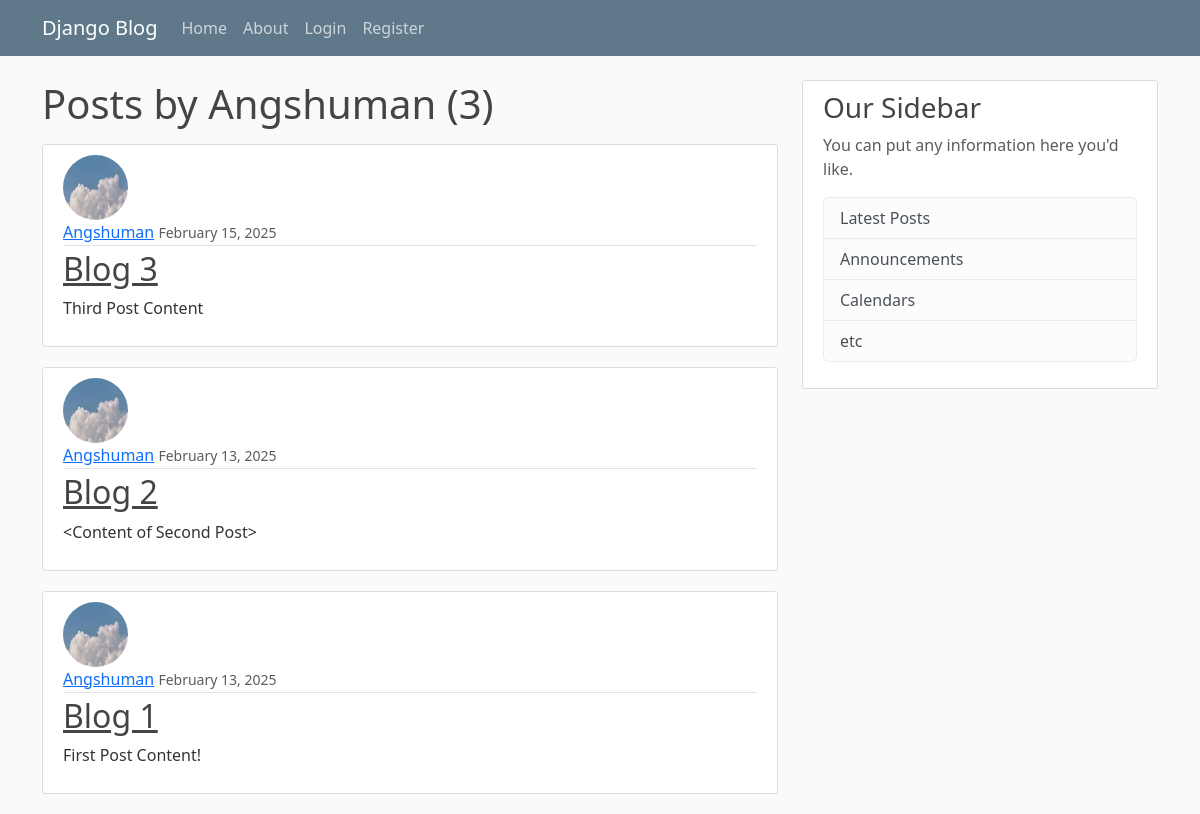
Page /user/Angshuman on the earlier database version.
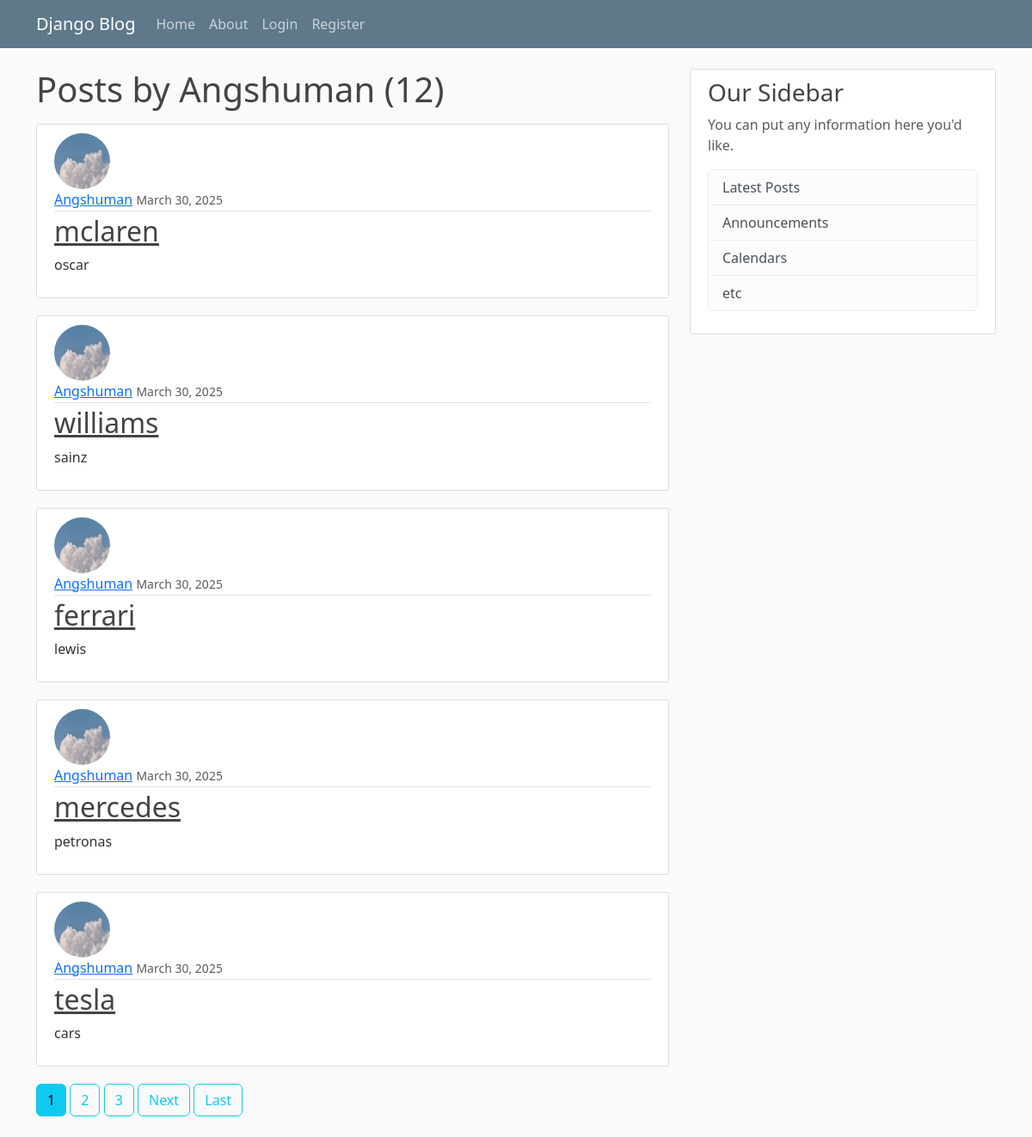
Same page on the later database version.
### blog/models.py (models this page shows, shortened)
class Post(models.Model):
    title = models.CharField(max_length=100)
    content = models.TextField()        #unrestricted text
    date_posted = models.DateTimeField(default=timezone.now)
    author = models.ForeignKey(User, on_delete=models.CASCADE) #if user is deleted, delete all posts
    updated_at = models.DateTimeField(auto_now=True)

### users/models.py (models this page shows, shortened)
class Profile(models.Model):
    user = models.OneToOneField(User, on_delete=models.CASCADE)
    image = models.ImageField(default='default.jpg', upload_to='profile_image')
    bio = models.TextField(max_length=500, blank=True)
    location = models.CharField(max_length=30, blank=True)
    birth_date = models.DateField(null=True, blank=True)

### blog/views.py (the view)
# urls.py: path('user/<str:username>', UserPostListView.as_view(), name ='user-posts'),
class UserPostListView(ListView):
    model = Post
    template_name = 'blog/user_posts.html' #<app>/<model>_<viewtype>.html
    context_object_name = 'posts'
    paginate_by = 5
    def get_queryset(self):
        user = get_object_or_404(User, username=self.kwargs.get('username'))
        return Post.objects.filter(author=user).order_by('-date_posted') # filter posts by author and order by date_posted in descending order

### blog/templates/blog/user_posts.html (shortened to what this page needs)
{% extends "blog/base.html" %}
{% block content %}
    <h1 class="mb-3">Posts by {{ view.kwargs.username }} ({{ page_obj.paginator.count }}) </h1>
    {% for post in posts %}
        <article class="media content-section">
            <img class="rounded-circle article-img" src="{{ post.author.profile.image.url }}">
            <div class="media-body">
            <div class="article-metadata">
                <a class="mr-2" href="{% url 'user-posts' post.author.username %}">{{ post.author }}</a>
                <small class="text-muted">{{ post.date_posted|date:"F d, Y" }}</small>
            </div>
            <h2><a class="article-title" href="{% url 'post-detail' post.id %}">{{ post.title }}</a></h2>
            <p class="article-content">{{ post.content }}</p>
            </div>
        </article>
    {% endfor %}
    {% if is_paginated %}
        {% for num in page_obj.paginator.page_range %}
            {% if page_obj.number == num %}
                <a class="btn btn-info mb-4" href="?page={{ num }}">{{ num }}</a>
            {% elif num > page_obj.number|add:'-3' and num < page_obj.number|add:'3' %}
                <a class="btn btn-outline-info mb-4" href="?page={{ num }}">{{ num }}</a>
            {% endif %}
        {% endfor %}
        {% if page_obj.has_next %}
            <a class="btn btn-outline-info mb-4"="?page={{ page_obj.next_page_number }}">Next</a>
            <a class="btn btn-outline-info mb-4" href="?page={{ page_obj.paginator.num_pages }}">Last</a>
        {% endif %}
    {% endif %}
{% endblock content %}

Differences in the rows shown:
no longer on this page (row unchanged): Post: author.profile.image (picture), author "Angshuman", date_posted "February 15, 2025", title "Blog 3", content "Third Post Content"
no longer on this page (row unchanged): Post: author.profile.image (picture), author "Angshuman", date_posted "February 13, 2025", title "Blog 2", content "<Content of Second Post>"
no longer on this page (row unchanged): Post: author.profile.image (picture), author "Angshuman", date_posted "February 13, 2025", title "Blog 1", content "First Post Content!"
added Post: author.profile.image (picture), author "Angshuman", date_posted "March 30, 2025", title "mclaren", content "oscar"
added Post: author.profile.image (picture), author "Angshuman", date_posted "March 30, 2025", title "williams", content "sainz"
added Post: author.profile.image (picture), author "Angshuman", date_posted "March 30, 2025", title "ferrari", content "lewis"
added Post: author.profile.image (picture), author "Angshuman", date_posted "March 30, 2025", title "mercedes", content "petronas"
added Post: author.profile.image (picture), author "Angshuman", date_posted "March 30, 2025", title "tesla", content "cars"
Other differences:
{{ page_obj.paginator.count }}: "3" → "12"
new list line: "1"
new list line: "2"
new list line: "3"
text now shown: "Next Last"
